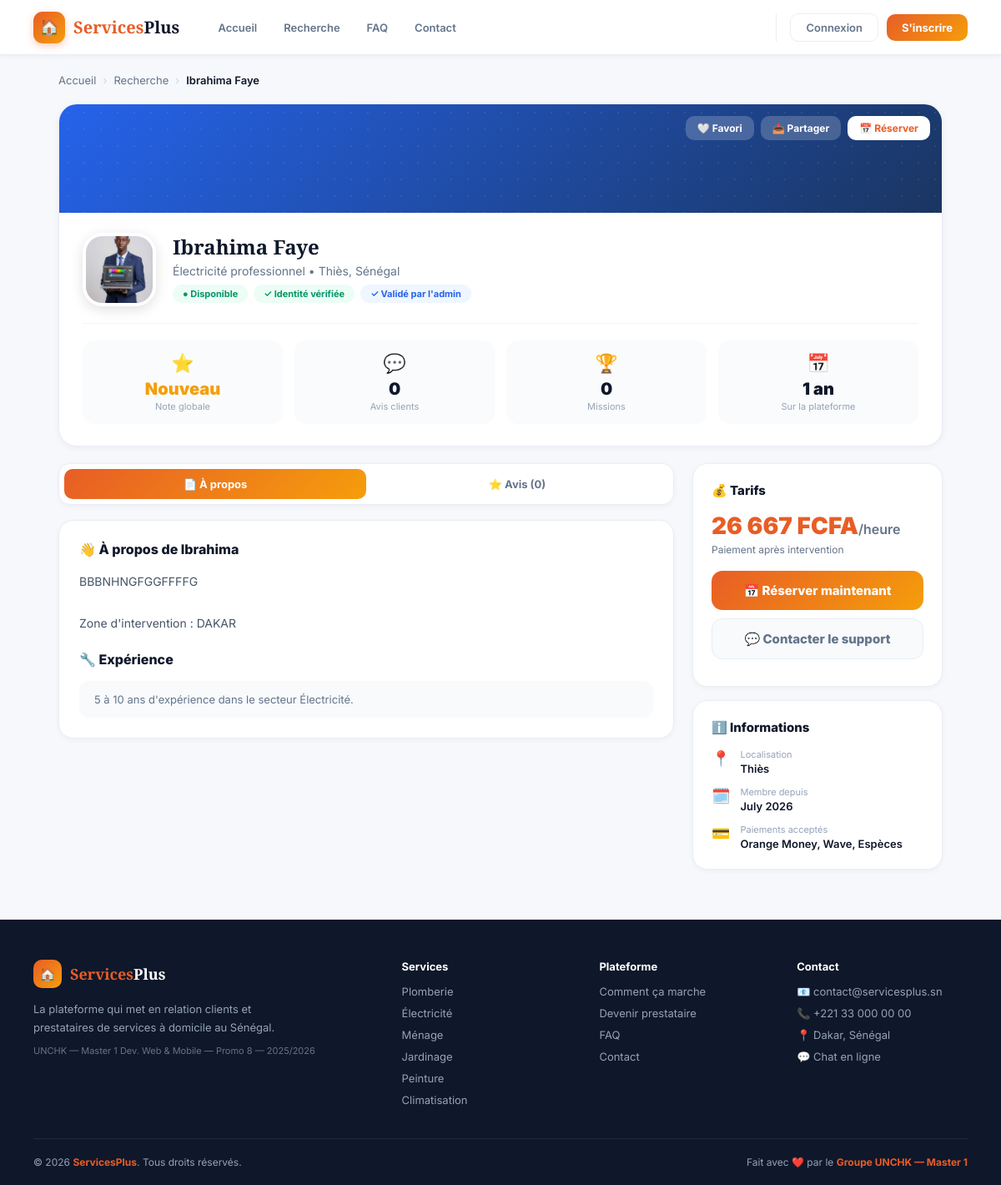
Screenshot of /profil_prestataire.php?id=3 with the database file from the repository.
### tables this page shows
CREATE TABLE IF NOT EXISTS `prestataire_profils` (
  `user_id` int NOT NULL,
  `categorie_id` int NOT NULL,
  `bio` text,
  `tarif_horaire` decimal(10,2) NOT NULL DEFAULT '0.00',
  `experience` varchar(50) DEFAULT '1 a 3 ans',
  `piece_identite` varchar(255) DEFAULT NULL,
  `statut_validation` enum('en_attente','valide','refuse') NOT NULL DEFAULT 'en_attente',
  `disponible` tinyint(1) NOT NULL DEFAULT '1',
  `note_moyenne` decimal(3,2) NOT NULL DEFAULT '0.00',
  `nb_avis` int NOT NULL DEFAULT '0',
  `admin_validateur_id` int DEFAULT NULL,
  `date_validation` datetime DEFAULT NULL,
  PRIMARY KEY (`user_id`),
  KEY `categorie_id` (`categorie_id`),
  KEY `admin_validateur_id` (`admin_validateur_id`)
);

CREATE TABLE IF NOT EXISTS `utilisateurs` (
  `id` int NOT NULL AUTO_INCREMENT,
  `role` enum('client','prestataire','admin') NOT NULL DEFAULT 'client',
  `nom` varchar(100) NOT NULL,
  `prenom` varchar(100) NOT NULL,
  `email` varchar(150) NOT NULL,
  `mot_de_passe` varchar(255) NOT NULL,
  `telephone` varchar(20) DEFAULT NULL,
  `ville` varchar(100) DEFAULT NULL,
  `photo` varchar(255) DEFAULT NULL,
  `statut` enum('actif','suspendu') NOT NULL DEFAULT 'actif',
  `date_creation` datetime NOT NULL DEFAULT CURRENT_TIMESTAMP,
  PRIMARY KEY (`id`),
  UNIQUE KEY `email` (`email`)
);

CREATE TABLE IF NOT EXISTS `categories` (
  `id` int NOT NULL AUTO_INCREMENT,
  `nom` varchar(80) NOT NULL,
  `icone` varchar(10) NOT NULL,
  PRIMARY KEY (`id`),
  UNIQUE KEY `nom` (`nom`)
);

### config/session.php (called while the page is built, shortened)
<?php
function utilisateurConnecte(): ?array
{
    if (empty($_SESSION['user_id'])) {
        return null;
    }
    return [
        'id'     => $_SESSION['user_id'],
        'nom'    => $_SESSION['nom'],
        'prenom' => $_SESSION['prenom'],
        'role'   => $_SESSION['role'],
        'photo'  => $_SESSION['photo'] ?? null,
    ];
}

### includes/fonctions.php (called while the page is built, shortened)
<?php
function e(?string $texte): string
{
    return htmlspecialchars($texte ?? '', ENT_QUOTES, 'UTF-8');
}

### profil_prestataire.php (the view, shortened to what this page needs)
<?php
require 'config/connexion.php';
require 'config/session.php';
require 'includes/fonctions.php';
$id = (int)($_GET['id'] ?? 0);
$estFavori = false;
$stmt = $pdo->prepare("
    SELECT u.id, u.nom, u.prenom, u.ville, u.telephone, u.date_creation, u.photo,
           pp.tarif_horaire, pp.note_moyenne, pp.nb_avis, pp.experience, pp.bio,
           c.nom AS categorie_nom, c.icone
    FROM prestataire_profils pp
    JOIN utilisateurs u ON u.id = pp.user_id
    JOIN categories c ON c.id = pp.categorie_id
    WHERE u.id = ? AND pp.statut_validation = 'valide'
");
$stmt->execute([$id]);
$presta = $stmt->fetch();
require 'includes/header.php';
?>
<div class="breadcrumb">
  <a href="index.php">Accueil</a><span>›</span>
  <a href="recherche.php">Recherche</a><span>›</span>
  <span style="color:var(--dark);font-weight:600;"><?= $presta ? e($presta['prenom'].' '.$presta['nom']) : 'Profil' ?></span>
</div>
<div class="container">
<?php if (!$presta): ?>
  <div class="empty">
    <div style="font-size:48px;margin-bottom:16px;">🔍</div>
    <h3 style="font-weight:800;font-size:18px;margin-bottom:8px;">Ce prestataire n'existe pas ou n'est pas encore validé</h3>
    <p style="color:var(--slate);font-size:14px;margin-bottom:20px;">Il a peut-être été retiré de la plateforme ou son dossier est en cours de validation.</p>
    <a href="recherche.php" style="color:var(--primary);font-weight:700;text-decoration:none;">← Retour à la recherche</a>
  </div>
<?php else:
  $stmtMissions = $pdo->prepare("SELECT COUNT(*) FROM reservations WHERE prestataire_id = ? AND statut = 'terminee'");
  $stmtMissions->execute([$presta['id']]);
  $missions = (int)$stmtMissions->fetchColumn();
  $anneesPlateforme = max(1, (int)date('Y') - (int)date('Y', strtotime($presta['date_creation'])));
  ?>
  <div class="profil-header">
    <div class="profil-cover">
      <div class="profil-cover-actions">
        <?php if ($utilisateur && $utilisateur['role'] === 'client'): ?>
          <form method="post" style="display:inline;"><input type="hidden" name="toggle_favori" value="1">
            <button type="submit" class="cover-btn" style="border:none;cursor:pointer;"><?= $estFavori ? '❤️ Favori' : '🤍 Favori' ?></button>
          </form>
        <?php else: ?>
          <button class="cover-btn" onclick="alert('Connectez-vous en tant que client pour ajouter aux favoris.')">🤍 Favori</button>
        <?php endif; ?>
        <button class="cover-btn" onclick="navigator.clipboard.writeText(location.href);alert('Lien copié !')">📤 Partager</button>
        <a class="cover-btn primary" href="espace_client/reservation.php?id=<?= $presta['id'] ?>">📅 Réserver</a>
      </div>
    </div>
    <div class="profil-body">
      <div class="profil-identity">
        <div class="profil-avatar"><?= $presta['photo'] ? '<img src="'.e($presta['photo']).'" alt="" style="width:100%;height:100%;object-fit:cover;border-radius:20px;">' : $presta['icone'] ?></div>
        <div class="profil-identity-info">
          <div class="profil-name"><?= e($presta['prenom'].' '.$presta['nom']) ?></div>
          <div class="profil-subtitle"><?= e($presta['categorie_nom']) ?> professionnel • <?= e($presta['ville'] ?? 'Dakar') ?>, Sénégal</div>
          <div class="profil-badges">
            <span class="badge badge-green">● Disponible</span>
            <span class="badge badge-green">✓ Identité vérifiée</span>
            <span class="badge badge-blue">✓ Validé par l'admin</span>
          </div>
        </div>
      </div>
      <div class="profil-stats">
        <div class="stat-box"><div class="stat-icon">⭐</div><div class="stat-value" style="color:#F59E0B;"><?= $presta['nb_avis'] > 0 ? e((string)$presta['note_moyenne']) : 'Nouveau' ?></div><div class="stat-label">Note globale</div></div>
        <div class="stat-box"><div class="stat-icon">💬</div><div class="stat-value"><?= (int)$presta['nb_avis'] ?></div><div class="stat-label">Avis clients</div></div>
        <div class="stat-box"><div class="stat-icon">🏆</div><div class="stat-value"><?= $missions ?></div><div class="stat-label">Missions</div></div>
        <div class="stat-box"><div class="stat-icon">📅</div><div class="stat-value"><?= $anneesPlateforme ?> an<?= $anneesPlateforme>1?'s':'' ?></div><div class="stat-label">Sur la plateforme</div></div>
      </div>
    </div>
  </div>
  <div class="layout">
    <div>
      <div class="tabs">
        <button class="tab active" onclick="showTab('apropos',this)">📄 À propos</button>
        <button class="tab" onclick="showTab('avis',this)">⭐ Avis (<?= (int)$presta['nb_avis'] ?>)</button>
      </div>
      <div id="tab-apropos" class="tab-content active">
        <div class="card">
          <div class="card-title">👋 À propos de <?= e($presta['prenom']) ?></div>
          <p class="about-text"><?= $presta['bio'] ? nl2br(e($presta['bio'])) : 'Ce prestataire n\'a pas encore ajouté de description.' ?></p>
          <div class="card-title" style="margin-top:20px;">🔧 Expérience</div>
          <div class="zone-box"><?= e($presta['experience']) ?> d'expérience dans le secteur <?= e($presta['categorie_nom']) ?>.</div>
        </div>
      </div>
    </div>
    <aside class="sidebar">
      <div class="sidebar-card">
        <div class="sidebar-card-title">💰 Tarifs</div>
        <div class="prix-big"><?= number_format($presta['tarif_horaire'],0,',',' ') ?> FCFA<span style="font-size:16px;font-weight:600;color:var(--slate);">/heure</span></div>
        <div class="prix-sub">Paiement après intervention</div>
        <a class="btn-full primary" href="espace_client/reservation.php?id=<?= $presta['id'] ?>">📅 Réserver maintenant</a>
        <a class="btn-full secondary" href="contact.php">💬 Contacter le support</a>
      </div>
      <div class="sidebar-card">
        <div class="sidebar-card-title">ℹ️ Informations</div>
        <div class="info-row"><span class="info-icon">📍</span><div><div class="info-label">Localisation</div><div class="info-value"><?= e($presta['ville'] ?? 'Dakar') ?></div></div></div>
        <div class="info-row"><span class="info-icon">🗓️</span><div><div class="info-label">Membre depuis</div><div class="info-value"><?= date('F Y', strtotime($presta['date_creation'])) ?></div></div></div>
        <div class="info-row" style="margin-bottom:0;"><span class="info-icon">💳</span><div><div class="info-label">Paiements acceptés</div><div class="info-value">Orange Money, Wave, Espèces</div></div></div>
      </div>
    </aside>
  </div>
<?php endif; ?>
</div>
<?php require 'includes/footer.php'; ?>

### includes/header.php (shortened to what this page needs)
<?php
$racine      = $racine ?? '';
$page_active = $page_active ?? '';
$utilisateur = utilisateurConnecte();
?>
<!DOCTYPE html>
<html lang="fr">
<head>
</head>
<body>
<nav>
  <a href="<?= $racine ?>index.php" class="logo" id="logoLink" onclick="return logoClick(event)">
    <div class="logo-icon">🏠</div>
    <div class="logo-text"><span>Services</span><span>Plus</span></div>
  </a>
  <div class="nav-links">
    <a href="<?= $racine ?>index.php" class="nav-link <?= $page_active==='accueil'?'active':'' ?>">Accueil</a>
    <a href="<?= $racine ?>recherche.php" class="nav-link <?= $page_active==='recherche'?'active':'' ?>">Recherche</a>
<?php if (!$utilisateur): ?>
    <a href="<?= $racine ?>faq.php" class="nav-link <?= $page_active==='faq'?'active':'' ?>">FAQ</a>
    <a href="<?= $racine ?>contact.php" class="nav-link <?= $page_active==='contact'?'active':'' ?>">Contact</a>
<?php elseif ($utilisateur['role'] === 'prestataire'): ?>
    <a href="<?= $racine ?>espace_prestataire/dashboard_prestataire.php" class="nav-link <?= $page_active==='dashboard'?'active':'' ?>">Dashboard</a>
    <a href="<?= $racine ?>espace_prestataire/notifications.php" class="nav-link <?= $page_active==='notifications'?'active':'' ?>">Notifications</a>
<?php endif; ?>
  </div>
  <div class="nav-actions">
<?php if (!$utilisateur): ?>
    <a href="<?= $racine ?>connexion.php" class="btn-login">Connexion</a>
    <a href="<?= $racine ?>inscription.php" class="btn-register">S'inscrire</a>
<?php endif; ?>
  </div>
</nav>

### includes/footer.php
<?php $racine = $racine ?? ''; ?>
<footer>
  <div class="footer-inner">
    <div class="footer-grid">
      <div>
        <div class="footer-logo">
          <div class="footer-logo-icon">🏠</div>
          <div class="footer-logo-text"><span>Services</span>Plus</div>
        </div>
        <p class="footer-desc">La plateforme qui met en relation clients et prestataires de services à domicile au Sénégal.</p>
        <p class="footer-credit">UNCHK — Master 1 Dev. Web &amp; Mobile — Promo 8 — 2025/2026</p>
      </div>
      <div class="footer-col">
        <h4>Services</h4>
        <ul>
          <li>Plomberie</li><li>Électricité</li><li>Ménage</li>
          <li>Jardinage</li><li>Peinture</li><li>Climatisation</li>
        </ul>
      </div>
      <div class="footer-col">
        <h4>Plateforme</h4>
        <ul>
          <li onclick="location.href='<?= $racine ?>index.php'">Comment ça marche</li>
          <li onclick="location.href='<?= $racine ?>inscription.php'">Devenir prestataire</li>
          <li onclick="location.href='<?= $racine ?>faq.php'">FAQ</li>
          <li onclick="location.href='<?= $racine ?>contact.php'">Contact</li>
        </ul>
      </div>
      <div class="footer-col">
        <h4>Contact</h4>
        <ul>
          <li>📧 contact@servicesplus.sn</li>
          <li>📞 +221 33 000 00 00</li>
          <li>📍 Dakar, Sénégal</li>
          <li>💬 Chat en ligne</li>
        </ul>
      </div>
    </div>
    <div class="footer-bottom">
      <span>© 2026 <b>ServicesPlus</b>. Tous droits réservés.</span>
      <span>Fait avec ❤️ par le <b>Groupe UNCHK — Master 1</b></span>
    </div>
  </div>
</footer>
</body>
</html>

### rows the page displays
prestataire_profils: user_id.nom "Ibrahima Faye", user_id.photo (picture), categorie.nom "Électricité", user_id.ville "Thiès", nb_avis "0", user_id.date_creation "1", user_id.prenom "Ibrahima", bio "BBBNHNGFGGFFFFG Zone d'intervention : DAKAR", experience "5 à 10 ans", tarif_horaire "26 667", user_id.date_creation "July 2026"

### other values shown
$missions "0"
